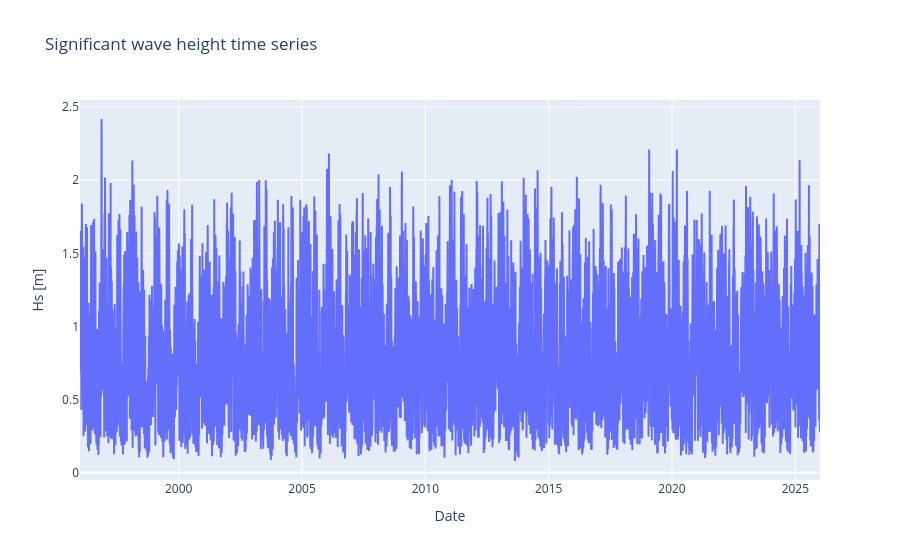

This figure's notebook cell:
### Code cell
#
# Peak Over Through code
def pot_method(data, threshold, dtime):
    idx_pot, _ = find_peaks(data, height = threshold, distance = dtime)
    pot_list = data.loc[idx_pot]
    return idx_pot, pot_list
#

figwave = go.Figure()

figwave.add_trace(go.Scatter(
    x=time_values,
    y=time_series,
    mode='lines',
    name='Hs time series'
))

figwave.update_layout(
    xaxis_title='Date',
    yaxis_title='Hs [m]',
    title='Significant wave height time series'
)

figwave.show()

### Figure 1 — Plotly figure (JSON) as saved in the notebook; plotly's stock layout.template omitted (floating-point values rounded to 4 significant figures; data arrays with more than 128 entries replaced by an {"elided": "..."} marker saying what was removed)
{"data": [{"mode": "lines", "name": "Hs time series", "type": "scatter", "x": {"elided": "43832 str values"}, "y": {"elided": "43832 float values"}}], "layout": {"title": {"text": "Significant wave height time series"}, "xaxis": {"title": {"text": "Date"}}, "yaxis": {"title": {"text": "Hs [m]"}}}}
